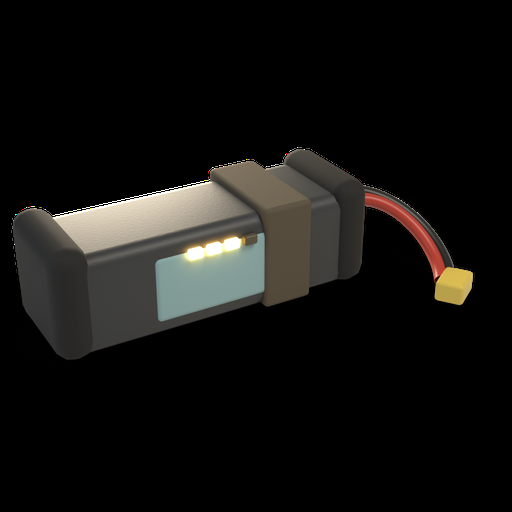
#> input picture godot/assets/ui/items/cutout/battery.png, 512 x 512 px
$ python -i gen_portraits.py   (imports and definitions only)
#> lines starting #> are read from the running program, lines starting #| are printed output that depends on the picture
### godot/tools/ui_art/lib.py
"""Tiny supersampled vector-style drawing kit for the AeroSim tablet UI art.

Everything is drawn as antialiased masks at SS x the final size, painted with flat colours or gradients,
and downsampled with premultiplied alpha, so edges stay crisp at 44, 64, 128 and 512 px.
Coordinates are in "units"; Canvas.unit() maps units to final pixels.
"""
import math
import os
import numpy as np
from PIL import Image, ImageDraw, ImageChops, ImageFilter, ImageFont

SS = 4
HERE = os.path.dirname(os.path.abspath(__file__))
FONT_PATH = os.path.join(HERE, "fonts", "Inter.woff2")   # Inter, SIL OFL 1.1
OUT = os.path.normpath(os.path.join(HERE, "..", "..", "assets", "ui", "tablet"))


def hx(s, a=255):
    s = s.lstrip("#")
    return (int(s[0:2], 16), int(s[2:4], 16), int(s[4:6], 16), a)


def rgba(c, a=None):
    return (c[0], c[1], c[2], c[3] if a is None else int(a))


def mix(c1, c2, t):
    return tuple(int(round(c1[i] + (c2[i] - c1[i]) * t)) for i in range(4))


def lighten(c, t):
    return mix(c, (255, 255, 255, c[3]), t)


def darken(c, t):
    return mix(c, (0, 0, 0, c[3]), t)


# Palette: UI-STYLE.md plus a few tile depths.
PINE_BLACK = hx("#0E110F")
PINE = hx("#131714")
PANEL = hx("#181D1A")
CARD = hx("#1F241F")
FIELD = hx("#2A2F29")
CREAM = hx("#F0E9D1")
CREAM_DIM = hx("#C2C0AE")
MUTED = hx("#999F8D")
BRASS = hx("#E0AB59")
MOSS = hx("#74A87A")
LAKE = hx("#5C959F")
RUST = hx("#B36447")
DANGER = hx("#DB5C52")
SLATE = hx("#5A7088")
INK = hx("#1B2A22")


class Gradient:
    """Linear or radial multi-stop gradient defined in canvas units."""

    def __init__(self, stops, p0=None, p1=None, center=None, radius=None):
        self.stops = stops
        self.p0, self.p1, self.center, self.radius = p0, p1, center, radius

    # [16 lines left out: function render, not called in this run]


def vgrad(c0, c1, y0, y1):
    return Gradient([(0, c0), (1, c1)], p0=(0, y0), p1=(0, y1))


def dgrad(c0, c1, box):
    x0, y0, x1, y1 = box
    return Gradient([(0, c0), (1, c1)], p0=(x0, y0), p1=(x1, y1))


class Mask:
    def __init__(self, img):
        self.img = img

    def __or__(self, o):
        return Mask(ImageChops.lighter(self.img, o.img))

    def __sub__(self, o):
        return Mask(ImageChops.subtract(self.img, o.img))

    def __and__(self, o):
        return Mask(ImageChops.multiply(self.img, o.img))

    def scaled(self, f):
        return Mask(self.img.point(lambda v: int(v * f)))

    def blur(self, px, ss):
        return Mask(self.img.filter(ImageFilter.GaussianBlur(px * ss)))

    def shifted(self, dx, dy):
        return Mask(ImageChops.offset(self.img, int(dx), int(dy)))

    # [5 lines left out: function erode, not called in this run]

    def edge(self, n):
        return self - self.erode(n)


class Canvas:
    # [14 lines left out: functions __init__, unit, not called in this run]

    def pt(self, x, y):
        return (self.ox + x * self.k, self.oy + y * self.k)

    # [5 lines left out: function grid, not called in this run]

    # ---- masks
    def blank(self):
        return Image.new("L", (self.W, self.H), 0)

    # [52 lines left out: functions circle, ellipse, rrect, poly, line, arc, not called in this run]

    def ring(self, x, y, r, w):
        return self.circle(x, y, r + w / 2) - self.circle(x, y, r - w / 2)

    # [47 lines left out: functions bez, text, fill, shadow, not called in this run]

    def sheen(self, mask, top, bottom, a0=0.22, a1=0.0, color=(255, 250, 235, 255)):
        return self._vfade(mask, top, bottom, a0, a1, color)

    # [20 lines left out: functions _vfade, paste, not called in this run]

    def alpha_mask(self):
        return Mask(self.img.getchannel("A"))

    # ---- output
    # [14 lines left out: functions render, save, not called in this run]

### godot/tools/ui_art/gen_portraits.py
"""Grade the Cycles portrait renders (tools/blender/appui_portraits.py) into the avatar set.

Each person gets one flat palette backdrop with a soft light behind the head, a warm rural grade (lifted warm shadows,
gentle S-curve, a touch less saturation in the skin), a quiet vignette and grain. Output:
  assets/ui/avatar_<key>.png            512 x 512, opaque square (the code masks or clips it)
  assets/ui/avatars/cutout/<key>.png    512 graded subject on transparent
  assets/ui/sizes/96|48/avatar_<key>.png native downscales (sharpened) for small slots
Usage: python gen_portraits.py <render dir>
"""
import sys
from appui_lib import *

BACKDROP = {
    "maya": "#6E9A72", "jo": "#A9603F", "riley": "#4F8791", "tom": "#56697F", "alex": "#B98E4A", "sam": "#7C8B6A",
    "rennick": "#3D4A57", "unknown": "#1E2224", "you": "#2F4A3E", "wren": "#3F7774", "kit": "#A8956B",
}
NOTE = {
    "maya": "Maya, editor: long dark hair, rust jumper, headphones round the neck",
    "jo": "Jo, events: auburn bob, slate shirt, festival lanyard",
    "riley": "Riley, park ranger: moss fleece, shoulder radio, no insignia",
    "tom": "Tom, storm chaser: bucket hat, mustard jacket, camera strap",
    "alex": "Alex, Facade seller: flip-up magnifier band, work shirt",
    "sam": "Sam, crew and fixer: braids, canvas utility jacket, pocket tools",
    "rennick": "Constable Rennick: the in-game model, plain clothes",
    "unknown": "Unknown account: backlit, beanie and gaiter, no readable face",
    "you": "You, the pilot: FPV goggles down, neutral",
    "wren": "Wren, lost hiker: the in-game model, red rain jacket, pack straps",
    "kit": "Kit, DroneBudz support: headset, olive jacket",
}


def grade(rgb, warm=1.0):
    x = rgb.astype(np.float32) / 255.0
    # gentle S-curve around 0.45 and warm lift in the shadows
    x = np.clip(x, 0, 1)
    x = x + 0.10 * (x - x ** 2) * (x - 0.45) * 4
    lift = np.array([0.030, 0.022, 0.010]) * warm
    x = x * (1 - lift) + lift
    lum = (x * np.array([0.299, 0.587, 0.114])).sum(-1, keepdims=True)
    x = lum + (x - lum) * 0.92
    x = x * np.array([1.02, 1.0, 0.96])
    return np.clip(x * 255, 0, 255)


def backdrop(n, col, glow_xy=(0.42, 0.34), glow=0.22, backlit=False, seed=1):
    yy, xx = np.mgrid[0:n, 0:n].astype(np.float32) / n
    base = np.array(hx(col)[:3], np.float32)
    d = np.sqrt((xx - glow_xy[0]) ** 2 + (yy - glow_xy[1]) ** 2)
    if backlit:
        g = np.exp(-(d / 0.30) ** 2)
        img = base * (0.8 + 0.2 * (1 - yy))[..., None] + np.array([224, 160, 92], np.float32) * (g * 0.85)[..., None]
    else:
        img = base * (1 + glow * np.exp(-(d / 0.45) ** 2) - 0.22 * yy)[..., None]
    nz = tile_noise(n, seed, ((5, 1.0), (13, 0.5)))
    img *= (0.96 + 0.08 * nz)[..., None]
    return img


def build(src):
    rng = np.random.default_rng(3)
    for key, col in BACKDROP.items():
        p = os.path.join(src, key + ".png")
        if not os.path.exists(p):
            print("missing render", key)
            continue
        im = Image.open(p).convert("RGBA")
        n = im.size[0]
        arr = np.asarray(im).astype(np.float32)
        a = arr[..., 3:4] / 255.0
        rgb = np.where(a > 0.003, arr[..., :3] / np.maximum(a, 0.003), 0)        # un-premultiply edges
        subj = grade(rgb, warm=0.6 if key == "unknown" else 1.0)
        bg = backdrop(n, col, backlit=(key == "unknown"), seed=sum(map(ord, key)))
        out = subj * a + bg * (1 - a)
        # vignette and grain
        yy, xx = np.mgrid[0:n, 0:n].astype(np.float32) / n
        v = 1 - 0.28 * np.clip(np.sqrt((xx - 0.5) ** 2 + (yy - 0.45) ** 2) / 0.72, 0, 1) ** 2.2
        out *= v[..., None]
        out += rng.normal(0, 2.2, out.shape[:2])[..., None]
        sq = Image.fromarray(np.clip(out, 0, 255).astype(np.uint8), "RGB").convert("RGBA")
        save_ui(sq.resize((512, 512), Image.LANCZOS), f"avatar_{key}.png", note=NOTE[key])
        for S in (96, 48):
            small = sq.resize((S, S), Image.LANCZOS).filter(ImageFilter.UnsharpMask(radius=0.6, percent=60, threshold=1))
            save_ui(small, f"sizes/{S}/avatar_{key}.png")
        cut = np.concatenate([subj, a * 255], -1)
        save_ui(Image.fromarray(np.clip(cut, 0, 255).astype(np.uint8), "RGBA").resize((512, 512), Image.LANCZOS), f"avatars/cutout/{key}.png")


# [2 lines not run here, left out]

>>> import cv2
>>> picture = cv2.imread('../../assets/ui/items/cutout/battery.png', cv2.IMREAD_GRAYSCALE)
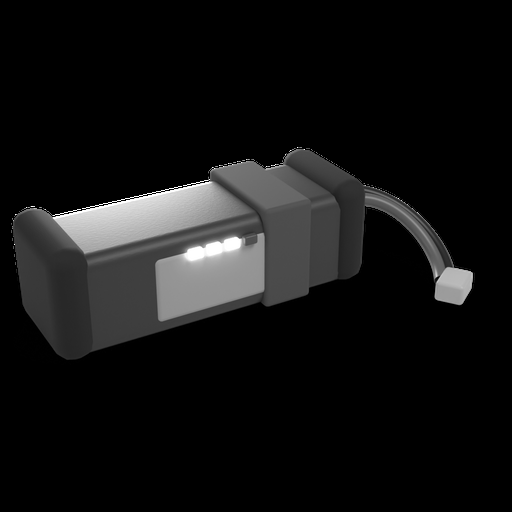
#> picture: shape (512, 512); min 0, max 255, mean 19.2
#> (the run stopped early here; a loop or call above may not have finished)
